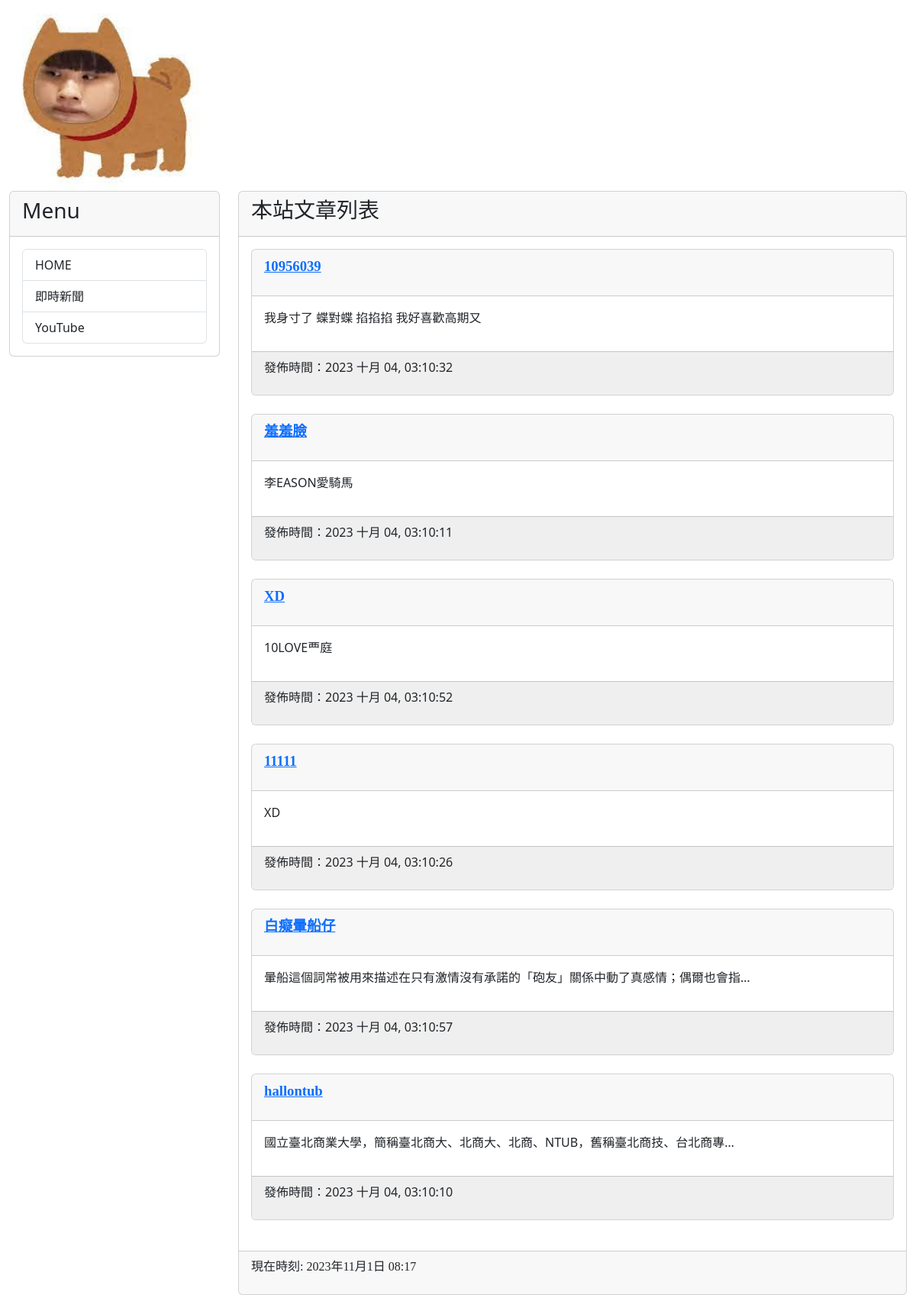
The app's page /, older data.
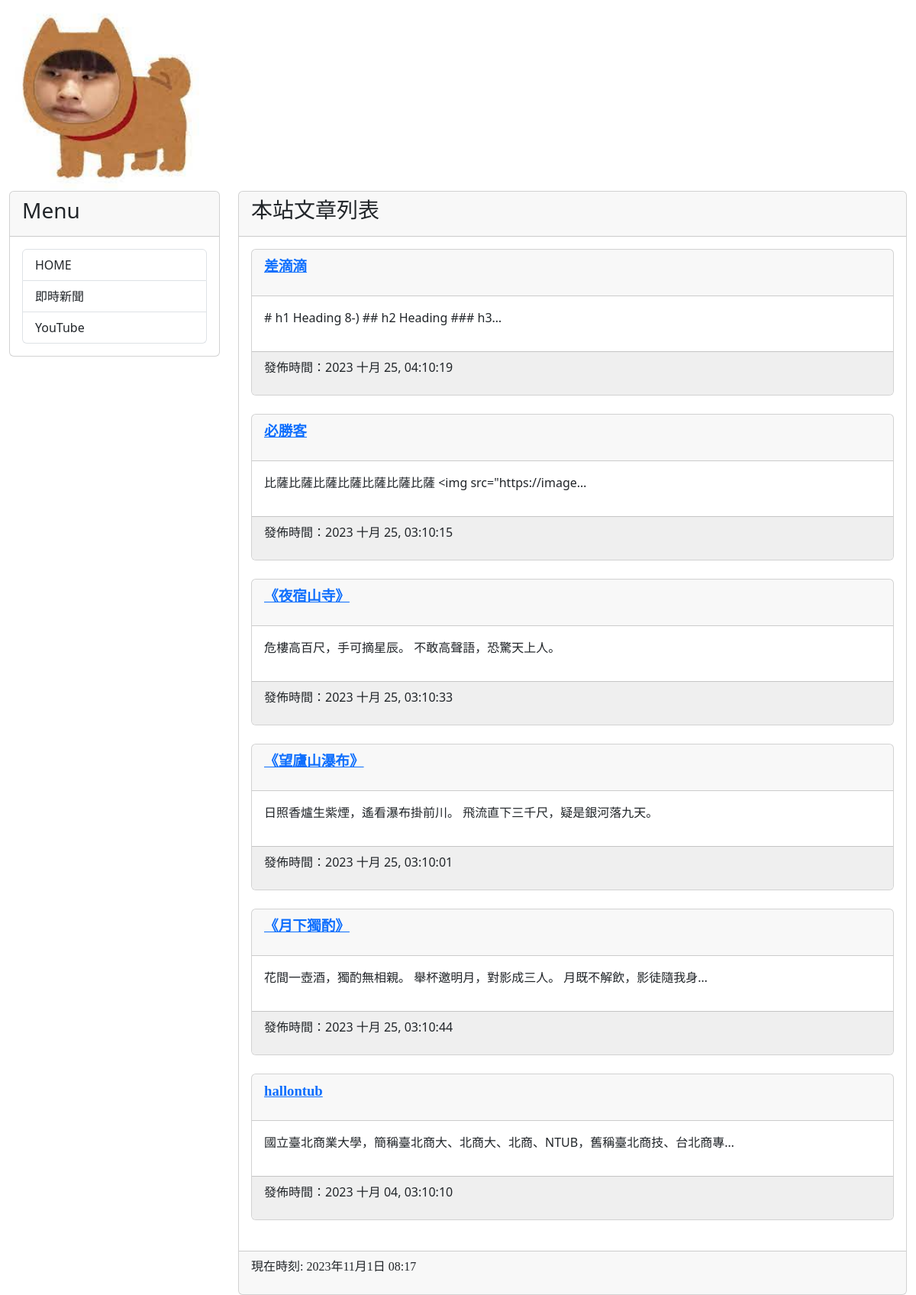
The same page, newer data.
### mysite/models.py (models this page shows, shortened)
class Post(models.Model):
    title = models.CharField(max_length=200)
    slug = models.CharField(max_length=200)
    body = models.TextField()
    pub_date = models.DateTimeField(auto_now_add=True)
    class Meta:
        ordering = ("-pub_date",)

### mysite/views.py (the view)
# urls.py: path('',mv.homepage, name="homepage"),
def homepage(request):
    posts = Post.objects.all() #select * from post
    now = datetime.now()
    return render(request, "index.html", locals())

### templates/index.html (shortened to what this page needs)
{% extends "base2.html" %}
{% block headmessage %} <h3 style='font-family:標楷體;'>本站文章列表</h3>
    {% endblock headmessage %}
{% block content %}
{% for post in posts %}
    <div class='card'>
        <div class='card-header'>
            <p style='font-family:微軟正黑體;font-size:14pt;font-weight:bold;'>
                <a href='/post/{{post.slug}}'>{{ post.title }}</a>
            </p>
        </div>
        <div class='card-body' style='background-color:#10GF15'>
            <p>
            {{ post.body | truncatechars:40 }}
            </p>
        </div>
        <div class='card-footer'  style='background-color:#efefef'>
            <p>
                發佈時間：{{ post.pub_date | date:"Y M d, h:m:s"}}
        </p>
    </div>
</div>
<br>
{% endfor %}
{% endblock content%}

### templates/base2.html (shortened to what this page needs)
<!DOCTYPE html>
<html>
    <head>
        <link href="https://cdn.jsdelivr.net/npm/bootstrap@5.3.2/dist/css/bootstrap.min.css" rel="stylesheet">
    </head>
    <body>
        <div class="container-fluid">
            {% include 'header.html' %}
            <div class="row">
                <div class="col-sm-3 col-md-3">
                    <div class="card">
                            <div class="card-header">
                                <h3>Menu<h3>
                            </div>
                            <div class="card-body">
                                <div class="list-group">
                                    <a href="/" class="list-group-item">HOME</a>
                                    <a href="https://google.com/news" class="list-group-item">即時新聞</a>
                                    <a href="https://www.youtube.com" class="list-group-item">YouTube</a>
                                </div>
                            </div>
                        </div>
                </div>
                <div class="col-sm-9 col-md-9">
                    <div class="card">
                        <div class="card-header">
                            {% block headmessage %}
                            {% endblock %}
                        </div>
                        <div class="card-body">
                            {% block content %} {% endblock %}
                        </div>
                        <div class="card-footer">
                            {% include 'footer.html' %}
                        </div>
                    </div>
                </div>
            </div>
        </div>
    </body>
</html>

### templates/header.html
{% load static %}
<div class='well'>
    <img src="{% static "images/123.jfif" %}" height="250">

### templates/footer.html
{% block footer%}
    {% if now %}
    <p style='font-family:微軟正黑體;'>現在時刻:
{{ now }}</p>
    {% else %}
    <p style="font-family:微軟正黑體;">本文內容取自網路，
如有侵權請來信通知下架...</p>
    {% endif %}
{% endblock %}

Row changes from the older to the newer data that the page shows:
removed Post: title "10956039", body "我身寸了 蝶對蝶 掐掐掐 我好喜歡高期又", pub_date "2023 十月 04, 03:10:32"
removed Post: title "羞羞臉", body "李EASON愛騎馬", pub_date "2023 十月 04, 03:10:11"
removed Post: title "XD", body "10LOVE覀庭", pub_date "2023 十月 04, 03:10:52"
removed Post: title "11111", body "XD", pub_date "2023 十月 04, 03:10:26"
removed Post: title "白癡暈船仔", body "暈船這個詞常被用來描述在只有激情沒有承諾的「砲友」關係中動了真感情；偶爾也會指…", pub_date "2023 十月 04, 03:10:57"
added Post: title "差滴滴", body "# h1 Heading 8-) ## h2 Heading ### h3…", pub_date "2023 十月 25, 04:10:19"
added Post: title "必勝客", body "比薩比薩比薩比薩比薩比薩比薩 <img src=\"https://image…", pub_date "2023 十月 25, 03:10:15"
added Post: title "《夜宿山寺》", body "危樓高百尺，手可摘星辰。 不敢高聲語，恐驚天上人。", pub_date "2023 十月 25, 03:10:33"
added Post: title "《望廬山瀑布》", body "日照香爐生紫煙，遙看瀑布掛前川。 飛流直下三千尺，疑是銀河落九天。", pub_date "2023 十月 25, 03:10:01"
added Post: title "《月下獨酌》", body "花間一壺酒，獨酌無相親。 舉杯邀明月，對影成三人。 月既不解飲，影徒隨我身…", pub_date "2023 十月 25, 03:10:44"
